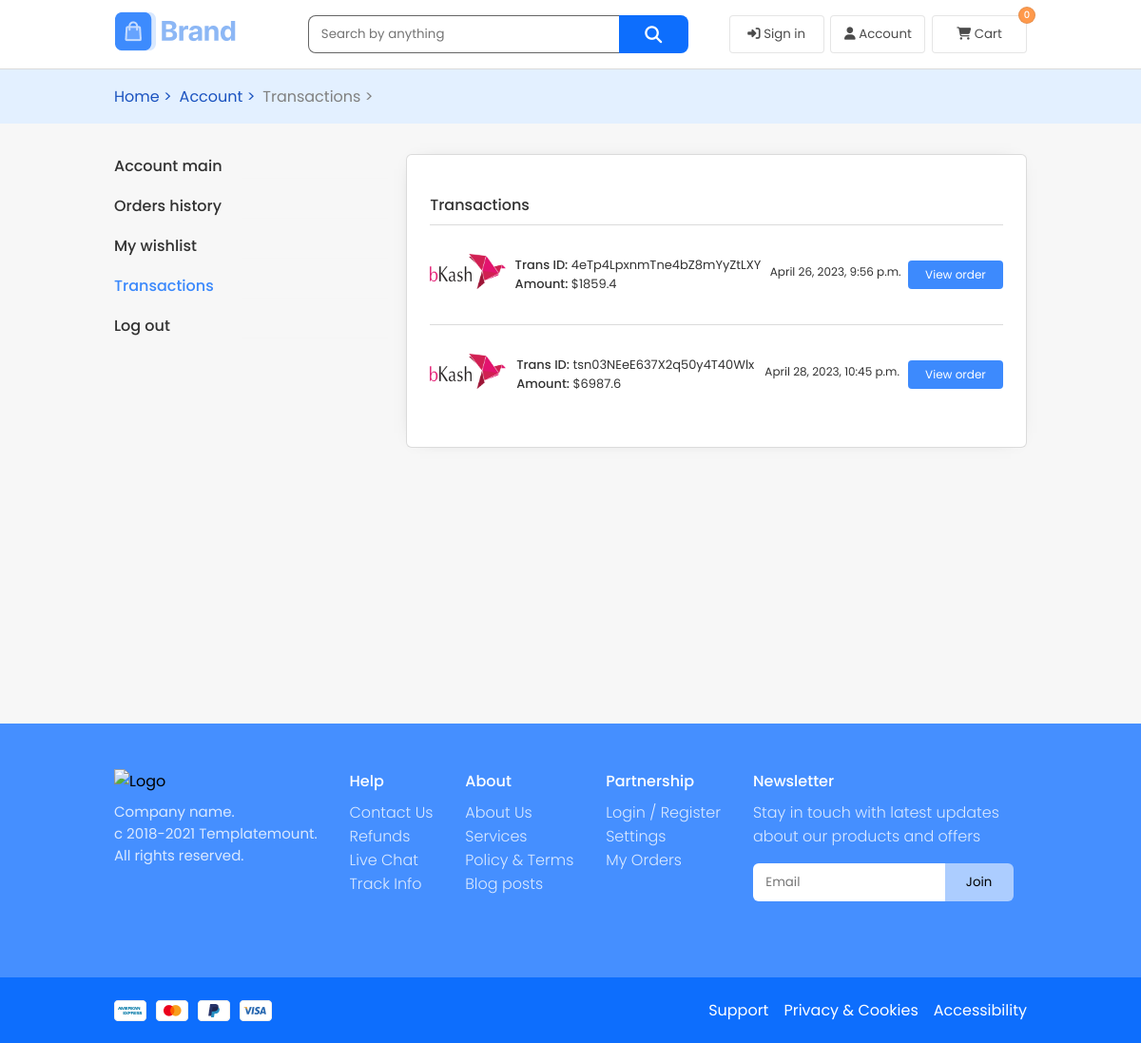
Page /account/transaction/ on the earlier database version.
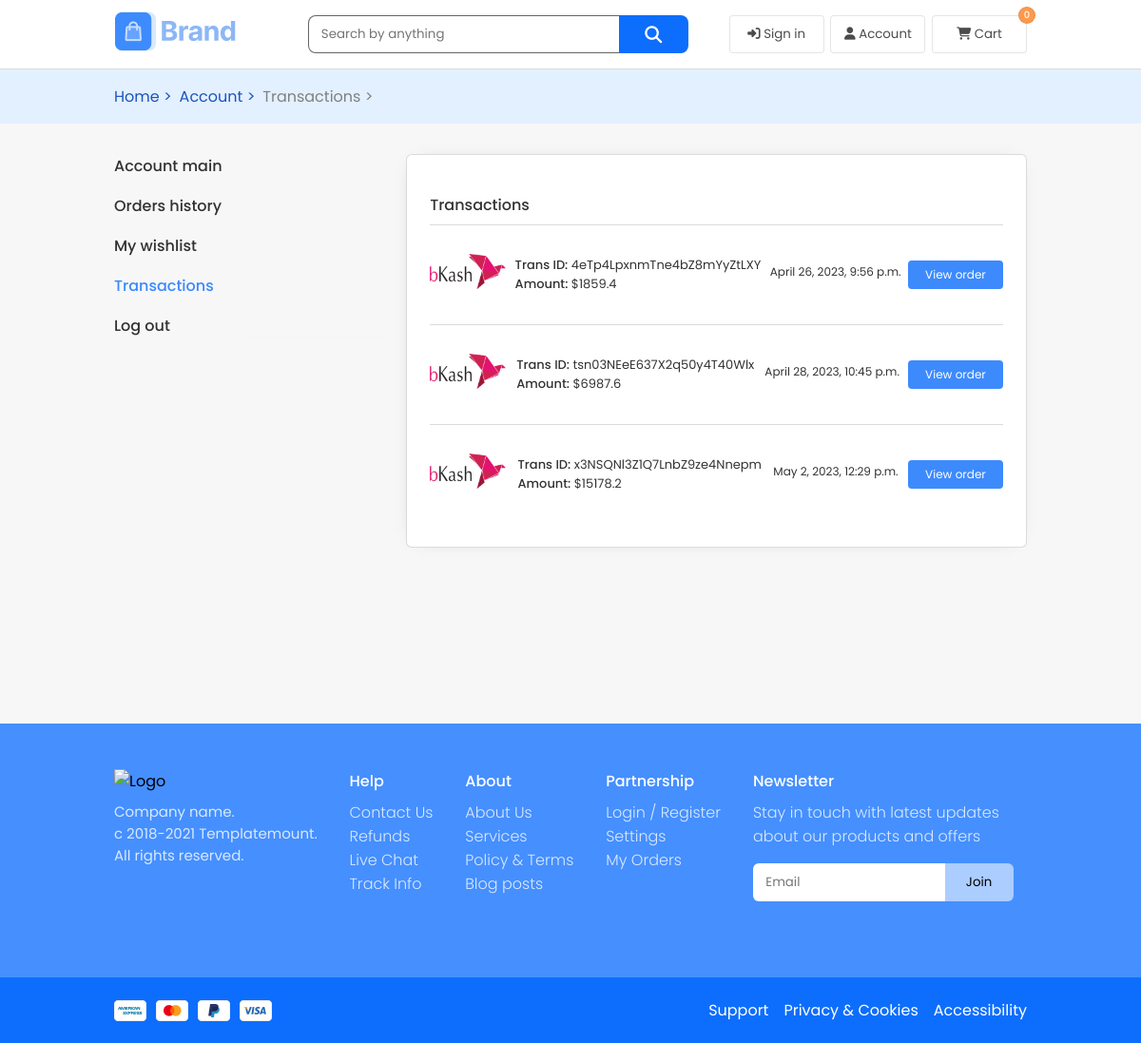
Same page on the later database version.
### order/models.py (models this page shows)
class Transaction(models.Model):
    transaction_id = models.CharField(max_length=34)
    transaction_amount = models.FloatField()
    transaction_method = models.CharField(max_length=20)
    bank_tran_id = models.CharField(max_length=50)
    transaction_date = models.DateTimeField(auto_now_add=True)
    transaction_person = models.ForeignKey(User, on_delete=models.DO_NOTHING, null=True, blank=True)
    transaction_person_name = models.CharField(max_length=30)
    transaction_person_phone = models.CharField(max_length=14)
    transaction_person_email = models.EmailField()
    transaction_person_ip = models.GenericIPAddressField()
    order = models.OneToOneField(Order, on_delete=models.CASCADE)

### user/views.py (the view)
# urls.py: path('transaction/', transactions, name='transaction'),
def transactions(request):
    request_action = router(request, {'is_order_handler': False, 'is_product_adder': False, 'is_admin': False,
                                      'is_user': True})
    if not request_action[0] and len(request_action) < 3:
        return redirect(request_action[1])
    if request.user.is_authenticated:
        user = request.user
        trans = Transaction.objects.filter(transaction_person=user)
    else:
        user_ip = get_client_ip(request)
        trans = Transaction.objects.filter(transaction_person_ip=user_ip)
    context = {
        'transactions': trans
    }
    return render(request, 'transactions.html', context)

### user/algorithms.py (called while the page is built)
def get_client_ip(request):
    x_forwarded_for = request.META.get('HTTP_X_FORWARDED_FOR')
    if x_forwarded_for:
        ip = x_forwarded_for.split(',')[0]
    else:
        ip = request.META.get('REMOTE_ADDR')
    return ip

def router(request, accept):
    user = request.user
    if user.is_authenticated:
        if accept['is_order_handler'] and user.is_order_handler:
            return [True]
        elif accept['is_product_adder'] and user.is_product_adder:
            return [True]
        if accept['is_admin'] and user.is_admin:
            return [True]
        elif accept['is_user'] and not (user.is_admin or user.is_product_adder or user.is_order_handler):
            return [True]
        else:
            if user.is_order_handler:
                return [False, 'staff_main1']
            elif user.is_product_adder:
                return [False, 'staff_main2']
            elif user.is_admin:
                return [False, 'admin_dashboard']
            else:
                return [False, 'account']
    else:
        return [False, 'account', 1]

### templates/transactions.html (shortened to what this page needs)
{% extends 'index.html' %}
{% load static %}
    {% block cssfiles %}
        <link rel="stylesheet" href="{% static 'css/products.css' %}">
        <link rel="stylesheet" href="{% static 'css/wishlist.css' %}">
        <link rel="stylesheet" href="{% static 'css/page_profile.css' %}">
        <link rel="stylesheet" href="{% static 'css/transactions.css' %}">
    {% endblock cssfiles %}
    {% block container %}
        <div class="navigator-products">
            <div class="n-p-contents">
                <a href="{% url 'home' %}}">Home > </a>
                <a href="{% url 'account' %}">Account ></a>
                <a href="{% url 'transaction' %}" style="color:gray">Transactions ></a>
            </div>
        </div>
        <div class="profile-container">
            <div class="profile-nav">
                 <ul>
                    <a href="{% url 'account' %}"><li class="">Account main</li></a>
                    <a href="{% url 'order_history' %}"><li >Orders history</li></a>
                    <a href="{% url 'wishlist' %}"><li class="">My wishlist</li></a>
                    <a href="{% url 'transaction' %}" class="current-tab-profile"><li class="">Transactions</li></a>
                    <a href="#"><li class="">Log out</li></a>
                </ul>
            </div>
            <div class="profile-content">
                <div class="current-orders transactions">
                    <p class="title"> Transactions </p>
                    <div class="transaction-list">
                        {% for tran in transactions %}
                            <div class="item">
                                <div class="operator-logo">
                                    <img src="{% static 'img/1656227518bkash-logo-png.png' %}" alt="">
                                </div>
                                <div class="trans-id-and-amount">
                                    <p class="trans-id "> <span>Trans ID:</span> {{tran.transaction_id}}</p>
                                    <p class="trans-id"><span>Amount:</span> ${{tran.transaction_amount}}</p>
                                </div>
                                <p class="date">{{tran.transaction_date}}</p>
                                <a href="/account/query-order-history/?s={{tran.order.id}}" style="text-decoration:none">
                                    <button class="view-order-btn">
                                        View order
                                    </button>
                                </a>
                            </div>
                        {% endfor %}
                    </div>
                </div>
            </div>
        </div>
    {% endblock container %}

### templates/index.html (shortened to what this page needs)
{% load static %}
<!DOCTYPE html>
<html lang="en">
<head>
    <link rel="stylesheet" href="{% static 'css/index.css' %}">
    {% block cssfiles %}
    {% endblock cssfiles %}
    <link rel="stylesheet" href="{% static 'css/media_queries.css' %}">
</head>
<body>
    <header {% block hclass_names %} {% endblock hclass_names %}>
        <nav {% block nclass_names %} class="nav" {% endblock nclass_names %}>
            <div class="nav-logo nav-ham-logo">
                <a href="{% url 'home' %}">
                    <img src="{% static 'img/ logo.png' %}" alt="Logo" class="logo">
                </a>
            </div>
            {% block nav_search %}
            <div>
                <form action="/products/" method="get">
                    <div class="nav-search search-container-global">
                            <input type="search" name="s" id="nav-search" class="nav-search-input-default" placeholder="Search by anything">
                            <button type="submit" class="nav-search-button">
                                <i class="fa fa-search" aria-hidden="true"></i>
                            </button>
                    </div>
                </form>
            </div>
            {% endblock nav_search %}
            <div class="nav-buttons">
                {% block nav_buttons %}
                {% if request.user.is_authenticated %}
                    <a href="{% url 'account' %}">
                        <button class="nav-btns">
                            <i class="fa fa-user" aria-hidden="true"></i> Account
                        </button>
                    </a>
                    <a href="{% url 'account' %}">
                        <div class="only-navicons">
                            <i class="fa fa-user" aria-hidden="true"></i>
                        </div>
                    </a>
                {% else %}
                    <button class="nav-btns" onclick="login(window.location.href)">
                        <i class="fa fa-sign-in" aria-hidden="true"></i> Sign in
                    </button>
                {% endif %}
                {% if request.user.is_authenticated %}
                <a href="{% url 'wishlist' %}">
                    <button class="nav-btns wishlist-btn">
                        <i class="fas fa-heart"></i> Wishlist
                    </button>
                </a>
                {% else %}
                <a href="{% url 'account' %}">
                    <button class="nav-btns wishlist-btn">
                        <i class="fas fa-user"></i> Account
                    </button>
                </a>
                {% endif %}
                <a href="{% url 'cart' %}">
                    <button class="nav-btns my-cart-btn">
                        <i class="fas fa-shopping-cart" aria-hidden="true"></i> Cart
                        <span class="cart-item-count" id="cart-item-count">0</span>
                    </button>
                </a>
                {% endblock nav_buttons %}
            </div>
        </nav>
    </header>
    <div class="container" id="container">
        {% block container %}{% endblock container %}
    </div>
    <footer>
        {% block footer_top %}
        <div class="footer-contents">
            <div class="footer-flex-items">
                <div class="brand-details">
                    <div class="img">
                        <img src="{% static 'img/logo-white.png' %}" alt="Logo" class="logo">
                    </div>
                    <p>Company name. </p>
                    <p>c 2018-2021 Templatemount.</p>
                    <p>All rights reserved.</p>
                </div>
                <div class="help f-links">
                    <p class="title">Help</p>
                    <div class="links">
                        <a href="#">Contact Us</a>
                        <a href="#">Refunds</a>
                        <a href="#">Live Chat</a>
                        <a href="#">Track Info</a>
                    </div>
                </div>
                <div class="about f-links">
                    <p class="title">About</p>
                    <div class="links">
                        <a href="#">About Us</a>
                        <a href="#">Services</a>
                        <a href="#">Policy & Terms</a>
                        <a href="#">Blog posts</a>
                    </div>
                </div>
                <div class="partnership f-links">
                    <p class="title">Partnership</p>
                    <div class="links">
                        <a href="#">Login / Register</a>
                        <a href="#">Settings</a>
                        <a href="#">My Orders</a>
                    </div>
                </div>
                <div class="newsletter f-links">
                    <p class="title">Newsletter</p>
                    <p class="txt">Stay in touch with latest updates about our products and offers</p>
                    <div class="newsletter-input">
                        <input type="text" placeholder="Email">
                        <button>Join</button>
                    </div>
                </div>
            </div>
        </div>
        {% endblock footer_top %}
        {% block footer_bottom %}
        <div class="footer-bottom">
            <div class="f-b-contents">
                <div class="payment-methods">
                    <img src="{% static 'img/Payment-methods.png' %}" alt="">
                </div>
                <div class="links">
                    <a href="#">Support</a>
                    <a href="#">Privacy & Cookies</a>
                    <a href="#">Accessibility</a>
                </div>
            </div>
        </div>
        {% endblock footer_bottom %}
    </footer>
</body>
</html>

### static/css/index.css (style rules this page uses)
* { box-sizing: border-box; margin: 0; padding: 0; font-family: "Poppins", sans-serif; image-rendering: auto; }
* button { cursor: pointer; }
.nav, .n-p-contents, .info-container, .footer-contents, .f-b-contents, .hero-contents, .nav2-links, .new-products, .top-reviews-contents, .why-choose-us, .blog-posts, .product-container, .details-top, .details-bottom-container, .cart-top, .cart-bottom-container, .profile-container { max-width: 2000px; }
.container { min-height: 80vh; }
:root { --border:.5px solid rgba(0, 0, 0, 0.142); --i:!important; }
header { background-color: white; z-index: 10; position: sticky; top: 0; }
header { width: 100%; border-bottom: 0.5px solid rgba(0, 0, 0, 0.142); }
header nav { width: 80%; margin: auto; padding: 1em 0; display: flex; justify-content: space-between; align-items: center; }
header nav .nav-logo { height: 40px; width: auto; }
header nav .nav-ham-logo { display: flex; align-items: center; }
header nav .nav-search { transition-duration: 0.5s; width: 500px; margin-left: 1em; display: flex; }
header nav .nav-search .nav-search-button { width: 80px; border: none; color: white; font-size: 18px; height: 40px; background: #0D6EFD; border-radius: 0 8px 8px 0; }
header nav .nav-search input { transition-duration: 0.5s; width: 90%; height: 40px; border: 1px solid rgba(9, 9, 9, 0.6235294118); border-radius: 8px 0 0px 8px; border-right: none; outline-color: #0D6EFD; outline-offset: 0.1px; padding-left: 1em; }
header nav .nav-buttons { display: flex; width: -moz-fit-content; width: fit-content; }
header nav .nav-buttons .nav-btns { background: white; height: 40px; padding: 0 1em; border: var(--border); border-radius: 4px; opacity: 0.7; width: 100px; margin-left: 0.5em; position: relative; }
header nav .nav-buttons .cart-item-count { position: absolute; top: -10px; right: -10px; border: var(--border); display: flex; align-items: center; justify-content: center; border-radius: 50%; font-size: 10px; width: 18px; background: rgb(255, 111, 0); color: white; font-weight: 500; }
.search-container-global { position: relative; }
footer { background-color: #458fff; }
footer .footer-contents { width: 80%; margin: auto; padding: 3em 0; }
footer .footer-contents .brand-details p { opacity: 0.8; color: white; font-size: 15px; }
footer .footer-contents .brand-details img { display: block; margin-bottom: 0.5em; }
footer .footer-contents .footer-flex-items { display: flex; justify-content: space-between; }
footer .footer-contents .footer-flex-items .f-links .title { font-weight: 500; color: white; margin-bottom: 0.5em; }
footer .footer-contents .footer-flex-items .f-links .links a, footer .footer-contents .footer-flex-items .f-links .txt { display: block; color: white; opacity: 0.8; text-decoration: none; font-weight: 300; }
footer .footer-contents .footer-flex-items .newsletter { width: 30%; }
footer .footer-contents .footer-flex-items .newsletter .newsletter-input { margin-top: 1em; display: flex; }
footer .footer-contents .footer-flex-items .newsletter .newsletter-input input { height: 40px; padding-left: 1em; border-radius: 6px 0 0 6px; outline: none; border: none; width: 70%; }
footer .footer-contents .footer-flex-items .newsletter .newsletter-input button { height: 40px; width: 25%; border-left: none; border: none; background-color: #accdff; border-radius: 0 6px 6px 0; cursor: pointer; }
footer .footer-bottom { margin-top: 2em; background-color: #0D6EFD; }
footer .footer-bottom .f-b-contents { padding: 1em 0; width: 80%; margin: auto; display: flex; justify-content: space-between; align-items: center; }
footer .footer-bottom .payment-methods { padding-top: 0.5em; }
footer .footer-bottom .links a { text-decoration: none; display: block; margin-left: 1em; color: white; }
footer .footer-bottom .links { display: flex; }
.navigator-products { widtH: 100%; background-color: #E3F0FF; z-index: 5; position: sticky; top: 73px; }
.navigator-products .n-p-contents { transition-duration: 0.5s; width: 80%; padding: 1em 1em 1em 0; margin: auto; display: flex; }
.navigator-products a { transition-duration: 0.5s; display: block; margin-right: 0.5em; text-decoration: none; color: #1b53c0; }

### static/css/wishlist.css (style rules this page uses)
.item { border-top: var(--border); display: flex; justify-content: space-between; align-items: center; padding: 1.5em 0; }

### static/css/media_queries.css (style rules this page uses)
@media only screen and (max-width: 1370px) { .nav-search { transition-duration: 0.5s; width: 400px !important; } }

Differences in the rows shown:
added Transaction: transaction_id "x3NSQNl3Z1Q7LnbZ9ze4Nnepm", transaction_amount "15178.2", transaction_date "May 2, 2023, 12:29 p.m."
